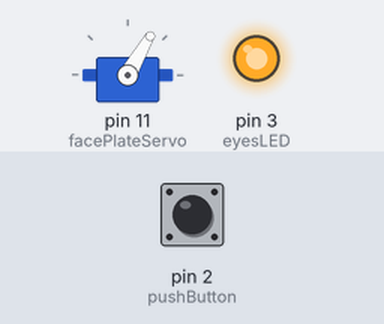
Recording of a sketch running on a simulated Arduino Nano, built with avr-gcc and run on an emulated ATmega328P. On the bench: servo, output pins drawn as LEDs (lit = HIGH). The test bench sets the inputs (shaded band); at power-on: pin 2 (pushButton) HIGH.

Above: at 1.2 s.
1.3 s: pin 2 (pushButton) pulled LOW for 0.15 s
At 2.2 s:
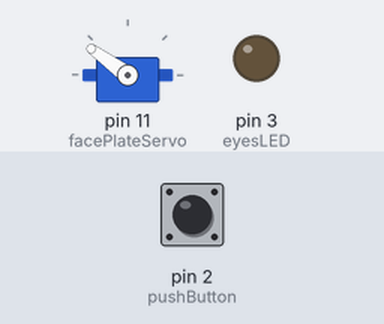
3.2 s: pin 2 (pushButton) pulled LOW for 1 s
At 5.1 s:
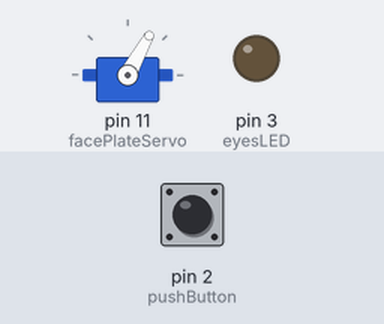
9.3 s: pin 2 (pushButton) pulsed LOW 2 times (0.12 s each, 0.3 s apart)
At 10.03 s:
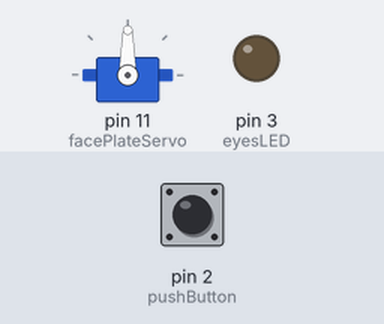
Timing chart, 0 to 15.9 s (numbered marks = the images above; inputs shaded):
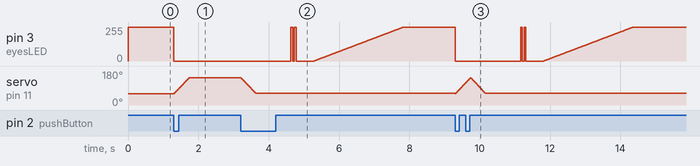

The sketch:

FaceplateProgram_11_11_2020.ino
```cpp
/*A program to control an Ironman Faceplate

   This program will activate a Servo with a X amount of degrees
   and then make a fading routine when a button press is register
   when another button press is register we will turno OFF the LED
   and move X amount of degrees the Servo

   Using an Arduino NANO
*/

#include <Servo.h> //include the Servo Library

Servo facePlateServo;//creating a Servo instance

const byte pushButton = 2;//button to activate (Interrupt)
const byte eyesLED = 3;//pin for the LED (PWM)

volatile boolean interruptFlag = false;//state of the button

void setup() {
  //Serial.begin(9600); //serial communication for debug

  facePlateServo.attach(11);//pin 11 for Servo (PWM)

  pinMode(eyesLED, OUTPUT);//pin of the LED as an Output
  pinMode(pushButton, INPUT);//pin of the Button as an Input

  //Attach an Interrupt Service Routine (ISR) to the button pin.
  attachInterrupt(digitalPinToInterrupt(pushButton), ISR_activation, FALLING);

  facePlateServo.write(60); //begin with closed Faceplate (Attention with this value, it may change from your set-up to mine)
  digitalWrite(eyesLED, HIGH);//begin with the LEDs ON
  facePlateServo.detach();


}//Close Setup

void loop() {

  static boolean prevInterruptFlag = false;//static to retain last value & boolean because the interruptFlag is boolean

  if (prevInterruptFlag == interruptFlag)//track interruptFlag changes
    return;

  prevInterruptFlag = interruptFlag; //when the if stmnt is accepted reset the prevInterruptFlag


  //If button has been pressed, execute this code
  if ( interruptFlag == true) {
    facePlateServo.attach(11);
    digitalWrite (eyesLED, LOW);//turn OFF the LEDs


    //for loop to ease the opening of the Faceplate
    for (int i = 60; i < 145; i++) {
      facePlateServo.write(i);
      delay (5);
    }//close For loop

  }//close If stmnt

  else {

    //for loop to ease the closing of the Faceplate
    for (int i = 145; i > 60; i--) {
      facePlateServo.write(i);
      delay (5);
    }//close For loop
  facePlateServo.detach();

    delay(1000);//Wait to launch the Fade sequence

    blinkLED(eyesLED);//Launch de User defined function to blink the LEDs

    //Fade the LED for loop
    for (int i = 0; i < 256; i++) {
      analogWrite(eyesLED, i);
      delay (10);
    }//close For loop


  }//close Else stmnt

}//close loop

//*****Interrupt Service Routine*****
void ISR_activation() {
  interruptFlag = !interruptFlag;

}//close activation ISR


//*****User Defined Function*****
void blinkLED(int eyesLED) {

  digitalWrite(eyesLED, HIGH);
  delay (50);
  digitalWrite(eyesLED, LOW);
  delay (50);
  digitalWrite(eyesLED, HIGH);
  delay (50);
  digitalWrite(eyesLED, LOW);
  delay (500);

}//close blinkLED UDF
```

Measured:
- after the input at 1.3 s, pin 3 (eyesLED): 255/255 → 0/255 at once; servo on pin 11 (facePlateServo): moves from 60° to 144° over 0.41 s, starting at once
- after the input at 3.2 s, pin 3 (eyesLED): ramps from 0/255 to 255/255 and jumps back, once every 0.10 s
